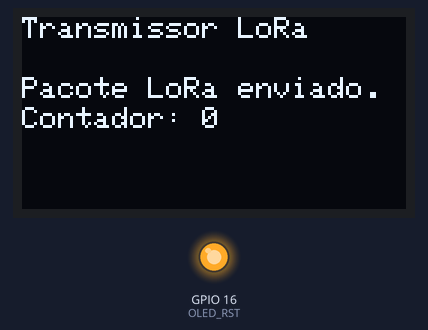
Recording of a sketch running on a simulated ESP32. Parts: 128×64 one-colour display, output pins drawn as LEDs (lit = HIGH). No radio packets arrive unless stated; what the sketch prints to the serial monitor is not drawn.

Above: at 0.2 s.
At 4.5 s:
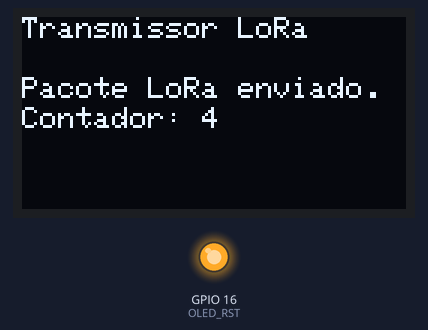
At 7.8 s:
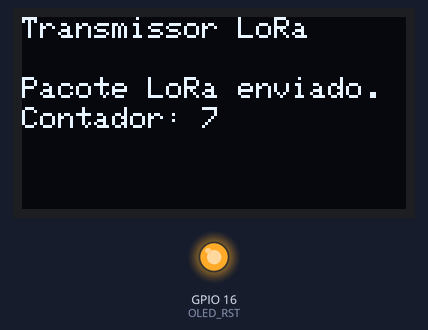
At 18.7 s:
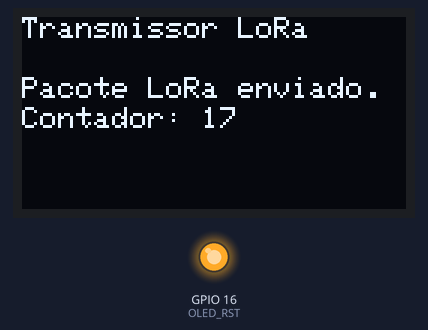
At 28.4 s:
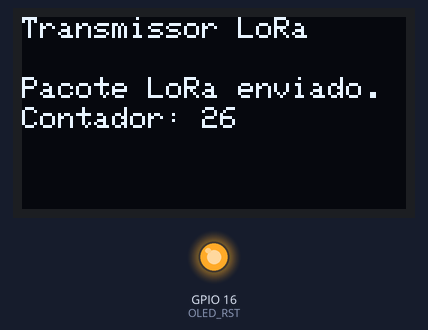
At 38.2 s:
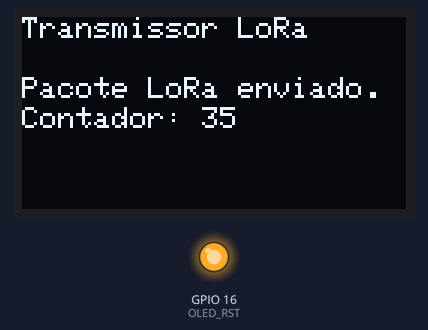

The sketch:

LoRaTransmissor.ino
```cpp
// bibliotecas para a comunicação Lora
#include <SPI.h>
#include <LoRa.h>

// Bibliotecas para o display OLED
#include <Wire.h>
#include <Adafruit_GFX.h>
#include <Adafruit_SSD1306.h>

// Bibliotecas para placa de RFID (RC522)
#include <MFRC522.h>

/*
IMPORTS / INCLUDES
__________
SPI.h   = Interface Serial de Periféricos, permite a comunicação entre
o microcontrolador e outros dipostivos via Serial Port (USB COM do computador)

LoRa.h  = Biblioteca de configurações de firmware para o uso do protocolo de
comunicação LoRa. Configuração de pinagens das placas estão neste documento.

Wire.h  = IO para os pinos do display embutido

Adafruit_GFX.h  = Biblioteca para  geração gráfica no display

Adafruit_SSD1306.h  = Biblioteca para a geração gráfica no display
*/

// inicia um contador inteiro iguala a 0
int counter = 0;

// Define os pinos do LoRa
#define LORA_SCK     5
#define LORA_MISO    19
#define LORA_MOSI    27
#define LORA_SS      18
#define LORA_RST     14
#define LORA_DI0     26


// Define os pinos do RC522
#define RFID_SDA 5
#define RFID_SCK 18
#define RFID_MOSI 23
#define RFID_MISO 19
#define RFID_RST 27


// Define os pinos do OLED
#define OLED_SDA 21
#define OLED_SCL 22
#define OLED_RST 16

// Define o tamanha do display em pixels
#define SCREEN_WIDTH 128
#define SCREEN_HEIGHT 64

// Inicializa o display
Adafruit_SSD1306 display(SCREEN_WIDTH, SCREEN_HEIGHT, &Wire, OLED_RST);

// Configuração da inicialização da comunicação LoRa - Transmissor
void setup()
{
  SPI.end();
  // Inicia a porta serial na frequencia de 9600, para que seja
  // feita a leitura no monitor serial da arduino IDE:
  // Configurar a frequencia do monitor para a mesma frequência
  // iniciada na porta serial
  Serial.begin(9600);
  SPI.begin(LORA_SCK,LORA_MISO,LORA_MOSI,LORA_SS);

  // Reseta o display OLED via software
  pinMode(OLED_RST, OUTPUT);
  // Configura a tensão para LOW
  digitalWrite(OLED_RST, LOW);
  // Delay em ms
  delay(20);
  // Configura a tensão para HIGH
  digitalWrite(OLED_RST, HIGH);

  display.setTextColor(WHITE);
  display.setTextSize(1);
  while (!Serial);

  // Inicializa o OLED
  Wire.begin(OLED_SDA, OLED_SCL);
  if (!display.begin(SSD1306_SWITCHCAPVCC, 0x3c, false, false))
  { // Endereço 0x3C for 128x32
    Serial.println(F("SSD1306 falha na alocação"));
    for (;;); // Se erro, não prossegue, loop infinito
  }

  if (!LoRa.begin(915E6))
  {
    Serial.println("Inicializacao da comunicação LoRa falhou!");
    // Limpa o display
    display.clearDisplay();
    // Define a cor do texto
    display.setTextColor(WHITE);
    // Define o tamanho do texto
    display.setTextSize(1);
    // Define a posição zero do cursor
    display.setCursor(0, 0);
    // Imprime no Display OLED
    display.print("Inicializacao da comunicacao LoRa falhou!");
    // Envia as informações do display para o hardware
    display.display();
    for(;;);
  }
}

void use_lora(){

  // A partir daqui será preparado o pacote
  // a ser enviado pelo protocolo LoRa
  // Inicia o pacote codificado
  LoRa.beginPacket();

  // Imprime no Monitor Serial da Arduino IDE
  // a mensagem "ola pacote"
  LoRa.print("Ola pacote: ");

  // Imprime no Monitor Serial da Arduino IDE
  // a mensagem "ola pacote"
  LoRa.print(counter);

  // Termina o pacote codificado
  LoRa.endPacket();
}

// Loop de envio dos dados pelo protocolo LoRa
void loop()
{
  use_lora();
  Serial.println("Transmissor LoRa");
  // Imprime no Monitor Serial da Arduino IDE
  // a mensagem de envio "enviando pacote:"
  Serial.print("Enviando pacote: ");

  // Imprime no Monitor Serial da Arduino IDE
  // o número do contador
  Serial.println(counter);


  // Limpa o display
  display.clearDisplay();
  // Define a posição zero do cursor
  display.setCursor(0, 0);
  // Imprime no Display OLED
  display.println("Transmissor LoRa");
  // Posiciona o cursor em uma coordenada do display
  display.setCursor(0, 20);
  // Define o tamanho do texto
  display.setTextSize(1);
  // Imprime no Display OLED
  display.print("Pacote LoRa enviado.");
  // Posiciona o cursor em uma coordenada do display
  display.setCursor(0, 30);
  // Imprime no Display OLED
  display.print("Contador:");
  // Posiciona o cursor em uma coordenada do display
  display.setCursor(60, 30);
  // Imprime no Display OLED
  display.print(counter);
  // Envia as informações do display para o hardware
  display.display();

  // Acresce +1 ao contador
  counter++;

  // Delay em ms
  delay(1000);
}
```

encapsulamento_json.cpp
```cpp

```

Measured:
- what the display in image 0 shows lasts 1.0 s, from 0.2 s to 1.2 s
